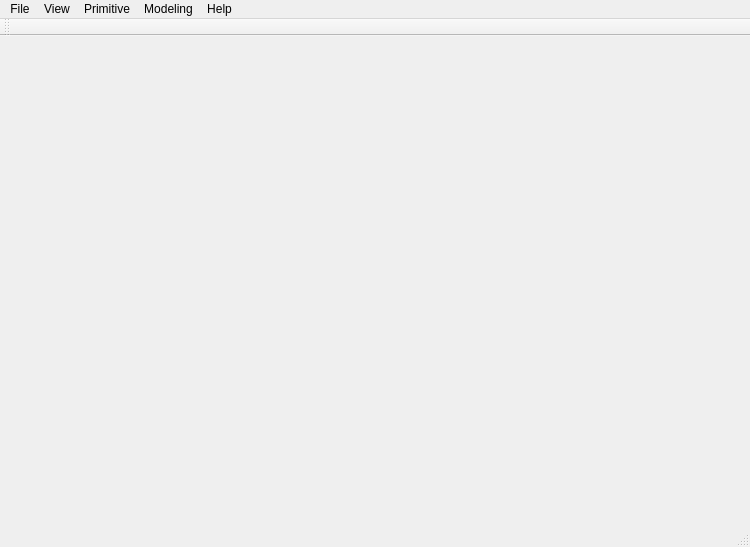
<?xml version="1.0" encoding="UTF-8"?>
<ui version="4.0">
 <class>QccClass</class>
 <widget class="QMainWindow" name="QccClass">
  <property name="geometry">
   <rect>
    <x>0</x>
    <y>0</y>
    <width>750</width>
    <height>547</height>
   </rect>
  </property>
  <property name="windowTitle">
   <string>Qcc</string>
  </property>
  <widget class="QWidget" name="centralWidget"/>
  <widget class="QMenuBar" name="menuBar">
   <property name="geometry">
    <rect>
     <x>0</x>
     <y>0</y>
     <width>750</width>
     <height>21</height>
    </rect>
   </property>
   <widget class="QMenu" name="menuFile">
    <property name="title">
     <string>File</string>
    </property>
    <addaction name="actionLoad"/>
    <addaction name="actionSave"/>
    <addaction name="actionExit"/>
   </widget>
   <widget class="QMenu" name="menuView">
    <property name="title">
     <string>View</string>
    </property>
    <addaction name="actionZoom"/>
    <addaction name="actionPan"/>
    <addaction name="actionRotate"/>
    <addaction name="separator"/>
    <addaction name="actionReset"/>
    <addaction name="actionFitAll"/>
   </widget>
   <widget class="QMenu" name="menuPrimitive">
    <property name="title">
     <string>Primitive</string>
    </property>
    <addaction name="actionBox"/>
    <addaction name="actionCone"/>
    <addaction name="actionSphere"/>
    <addaction name="actionCylinder"/>
    <addaction name="actionTorus"/>
    <addaction name="actionWedge"/>
   </widget>
   <widget class="QMenu" name="menuModeling">
    <property name="title">
     <string>Modeling</string>
    </property>
    <addaction name="actionFillet"/>
    <addaction name="actionChamfer"/>
    <addaction name="actionExtrude"/>
    <addaction name="actionRovelve"/>
    <addaction name="actionLoft"/>
    <addaction name="separator"/>
    <addaction name="actionCut"/>
    <addaction name="actionFuse"/>
    <addaction name="actionCommon"/>
    <addaction name="separator"/>
    <addaction name="actionHelix"/>
   </widget>
   <widget class="QMenu" name="menuHelp">
    <property name="title">
     <string>Help</string>
    </property>
    <addaction name="actionAbout"/>
    <addaction name="actionTest"/>
   </widget>
   <addaction name="menuFile"/>
   <addaction name="menuView"/>
   <addaction name="menuPrimitive"/>
   <addaction name="menuModeling"/>
   <addaction name="menuHelp"/>
  </widget>
  <widget class="QToolBar" name="mainToolBar">
   <attribute name="toolBarArea">
    <enum>TopToolBarArea</enum>
   </attribute>
   <attribute name="toolBarBreak">
    <bool>false</bool>
   </attribute>
  </widget>
  <widget class="QStatusBar" name="statusBar"/>
  <action name="actionExit">
   <property name="text">
    <string>Exit</string>
   </property>
  </action>
  <action name="actionZoom">
   <property name="text">
    <string>Zoom</string>
   </property>
  </action>
  <action name="actionPan">
   <property name="text">
    <string>Pan</string>
   </property>
  </action>
  <action name="actionRotate">
   <property name="text">
    <string>Rotate</string>
   </property>
  </action>
  <action name="actionReset">
   <property name="text">
    <string>Reset</string>
   </property>
  </action>
  <action name="actionFitAll">
   <property name="text">
    <string>FitAll</string>
   </property>
  </action>
  <action name="actionBox">
   <property name="text">
    <string>Box</string>
   </property>
  </action>
  <action name="actionCone">
   <property name="text">
    <string>Cone</string>
   </property>
  </action>
  <action name="actionSphere">
   <property name="text">
    <string>Sphere</string>
   </property>
  </action>
  <action name="actionCylinder">
   <property name="text">
    <string>Cylinder</string>
   </property>
  </action>
  <action name="actionTorus">
   <property name="text">
    <string>Torus</string>
   </property>
  </action>
  <action name="actionFillet">
   <property name="text">
    <string>Fillet</string>
   </property>
  </action>
  <action name="actionChamfer">
   <property name="text">
    <string>Chamfer</string>
   </property>
  </action>
  <action name="actionExtrude">
   <property name="text">
    <string>Extrude</string>
   </property>
  </action>
  <action name="actionRovelve">
   <property name="text">
    <string>Rovelve</string>
   </property>
  </action>
  <action name="actionLoft">
   <property name="text">
    <string>Loft</string>
   </property>
  </action>
  <action name="actionCut">
   <property name="text">
    <string>Cut</string>
   </property>
  </action>
  <action name="actionFuse">
   <property name="text">
    <string>Fuse</string>
   </property>
  </action>
  <action name="actionCommon">
   <property name="text">
    <string>Common</string>
   </property>
  </action>
  <action name="actionHelix">
   <property name="text">
    <string>Helix</string>
   </property>
  </action>
  <action name="actionAbout">
   <property name="text">
    <string>About</string>
   </property>
  </action>
  <action name="actionWedge">
   <property name="text">
    <string>Wedge</string>
   </property>
  </action>
  <action name="actionTest">
   <property name="text">
    <string>Test</string>
   </property>
  </action>
  <action name="actionLoad">
   <property name="text">
    <string>Load</string>
   </property>
  </action>
  <action name="actionSave">
   <property name="text">
    <string>Save</string>
   </property>
  </action>
 </widget>
 <layoutdefault spacing="6" margin="11"/>
 <resources>
  <include location="Qcc.qrc"/>
 </resources>
 <connections/>
</ui>
